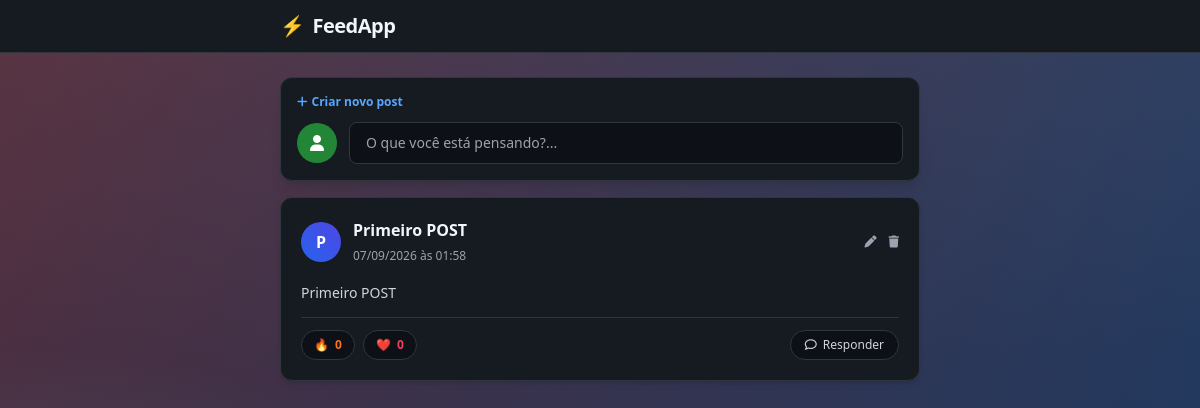
Before: /feed/ with the older database file.
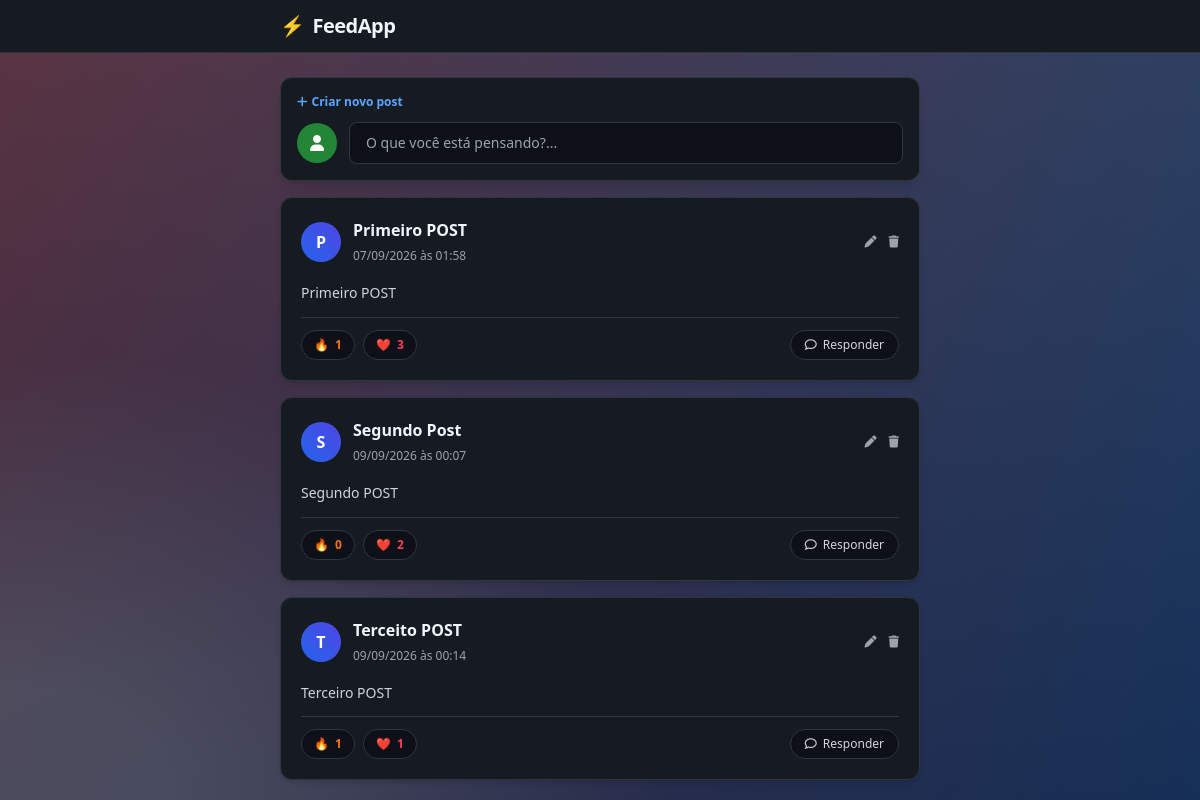
After: the same page with the newer database file.
### app/models.py (models this page shows, shortened)
class Post(models.Model):
    titulo = models.CharField(max_length=200)
    conteudo = models.TextField()
    criado_em = models.DateTimeField(auto_now_add=True)
    def total_fogo(self):
        return self.curtidas.filter(tipo='FOGO').count()
    def total_coracao(self):
        return self.curtidas.filter(tipo='CORACAO').count()

### app/views.py (the view)
# urls.py: path('feed/', PostListView.as_view(), name='post_list'),
class PostListView(ListView):
    model = Post
    template_name = 'posts/post_list.html'
    context_object_name = 'posts'

### app/templates/posts/post_list.html
{% extends 'posts/base.html' %}
{% load static %}
{% block extra_head %}
<link rel="stylesheet" href="{% static 'app/css/post_list.css' %}">
{% endblock %}
{% block content %}
<div class="bg-[#161b22] border border-[#30363d] rounded-xl p-4 space-y-3 shadow-lg">
  <div class="flex items-center justify-between text-xs text-gray-400 font-medium">
    <a href="{% url 'post_create' %}" class="text-[#58a6ff] font-semibold hover:underline flex items-center gap-1">
      <i class="fa-solid fa-plus"></i> Criar novo post
    </a>
  </div>
  <div class="flex items-center gap-3">
    <div class="w-10 h-10 rounded-full bg-[#238636] flex items-center justify-center text-white font-bold flex-shrink-0">
      <i class="fa-solid fa-user"></i>
    </div>
    <a href="{% url 'post_create' %}" class="w-full bg-[#0d1117] border border-[#30363d] hover:border-[#58a6ff] transition text-gray-400 rounded-lg py-2.5 px-4 text-sm">
      O que você está pensando?...
    </a>
  </div>
</div>
<div class="space-y-4 mt-4">
  {% for post in posts %}
    <div class="bg-[#161b22] border border-[#30363d] rounded-xl p-5 space-y-3 relative group shadow-md hover:border-[#484f58] transition">
      <div class="flex items-center justify-between">
        <div class="flex items-center gap-3">
          <div class="w-10 h-10 rounded-full bg-gradient-to-tr from-blue-600 to-indigo-600 flex items-center justify-center text-white font-bold shadow-sm">
            {{ post.titulo|slice:":1"|upper }}
          </div>
          <div>
            <a href="{% url 'post_detail' post.pk %}" class="font-semibold text-[#f0f6fc] text-base hover:text-[#58a6ff] transition block">
              {{ post.titulo }}
            </a>
            <span class="text-xs text-gray-400">{{ post.criado_em|date:"d/m/Y \à\s H:i" }}</span>
          </div>
        </div>
        <div class="flex gap-3 text-gray-400 text-xs">
          <a href="{% url 'post_update' post.pk %}" class="hover:text-[#58a6ff] transition title="Editar""><i class="fa-solid fa-pen"></i></a>
          <a href="{% url 'post_delete' post.pk %}" class="hover:text-[#ff7b72] transition" title="Excluir"><i class="fa-solid fa-trash"></i></a>
        </div>
      </div>
      <p class="text-sm text-gray-300 leading-relaxed pt-1">
        {{ post.conteudo }}
      </p>
      <div class="flex items-center gap-2 pt-3 border-t border-[#30363d]">
        <a href="{% url 'curtir_post' post.pk 'fogo' %}" class="flex items-center gap-1.5 bg-[#0d1117] border border-[#30363d] hover:border-[#f97316] hover:bg-[#1f1915] transition px-3 py-1.5 rounded-full text-xs font-semibold text-gray-200">
          🔥 <span class="text-[#f97316] font-bold">{{ post.total_fogo }}</span>
        </a>
        <a href="{% url 'curtir_post' post.pk 'coracao' %}" class="flex items-center gap-1.5 bg-[#0d1117] border border-[#30363d] hover:border-[#f43f5e] hover:bg-[#201519] transition px-3 py-1.5 rounded-full text-xs font-semibold text-gray-200">
          ❤️ <span class="text-[#f43f5e] font-bold">{{ post.total_coracao }}</span>
        </a>
        <a href="{% url 'post_detail' post.pk %}" class="flex items-center gap-1.5 bg-[#0d1117] border border-[#30363d] hover:border-[#58a6ff] transition px-3.5 py-1.5 rounded-full text-xs text-gray-300 font-medium ml-auto">
          <i class="fa-regular fa-comment"></i> Responder
        </a>
      </div>
    </div>
  {% empty %}
    <div class="bg-[#161b22] border border-[#30363d] rounded-xl p-8 text-center text-gray-400 text-sm shadow-md">
      Nenhum post publicado ainda. Seja o primeiro a compartilhar algo!
    </div>
  {% endfor %}
</div>
{% endblock %}

### app/templates/posts/base.html (shortened to what this page needs)
{% load static %}
<!DOCTYPE html>
<html lang="pt-br">
<head>
    <script src="https://cdn.tailwindcss.com"></script>
    <link rel="stylesheet" href="https://cdnjs.cloudflare.com/ajax/libs/font-awesome/6.4.0/css/all.min.css">
    {% block extra_head %}{% endblock %}
</head>
<body class="bg-[#0d1117] text-[#f0f6fc] min-h-screen font-sans antialiased">
    <header class="bg-[#161b22] border-b border-[#30363d] sticky top-0 z-50">
        <div class="max-w-2xl mx-auto px-4 py-3 flex items-center justify-between">
            <a href="{% url 'post_list' %}" class="text-xl font-bold tracking-tight text-[#f0f6fc] flex items-center gap-2">
                <span class="text-[#58a6ff]">⚡</span> FeedApp
            </a>
        </div>
    </header>
    <main class="max-w-2xl mx-auto px-4 py-6">
        {% block content %}
        {% endblock %}
    </main>
</body>
</html>

### app/static/app/css/post_list.css (style rules this page uses)
body { width: 100%; height: 100%; font-family: "Open Sans", sans-serif; background: #092756; background: -moz-radial-gradient( 0% 100%, ellipse cover, rgba(104, 128, 138, 0.4) 10%, rgba(138, 114, 76, 0) 40% ), -moz-linear-gradient( top, rgba(57, 173, 219, 0.25) 0%, rgba(42, 60, 87, 0.4) 100% ), -moz-linear-gradient(-45deg, #670d10 0%, #092756 100%); background: -webkit-radial-gradient( 0% 100%, ellipse cover, rgba(104, 128, 138, 0.4) 10%, rgba(138, 114, 76, 0) 40% ), -webkit-linear-gradient( top, rgba(57, 173, 219, 0.25) 0%, rgba(42, 60, 87, 0.4) 100% ), -webkit-linear-gradient(-45deg, #670d10 0%, #092756 100%); background: -o-radial-gradient( 0% 100%, ellipse cover, rgba(104, 128, 138, 0.4) 10%, rgba(138, 114, 76, 0) 40% ), -o-linear-gradient( top, rgba(57, 173, 219, 0.25) 0%, rgba(42, 60, 87, 0.4) 100% ), -o-linear-gradient(-45deg, #670d10 0%, #092756 100%); background: -ms-radial-gradient( 0% 100%, ellipse cover, rgba(104, 128, 138, 0.4) 10%, rgba(138, 114, 76, 0) 40% ), -ms-linear-gradient( top, rgba(57, 173, 219, 0.25) 0%, rgba(42, 60, 87, 0.4) 100% ), -ms-linear-gradient(-45deg, #670d10 0%, #092756 100%); background: -webkit-radial-gradient( 0% 100%, ellipse cover, rgba(104, 128, 138, 0.4) 10%, rgba(138, 114, 76, 0) 40% ), linear-gradient( to bottom, rgba(57, 173, 219, 0.25) 0%, rgba(42, 60, 87, 0.4) 100% ), linear-gradient(135deg, #670d10 0%, #092756 100%); filter: progid:DXImageTransform.Microsoft.gradient( startColorstr='#3E1D6D', endColorstr='#092756',GradientType=1 ); }

Changed rows visible on the page:
computed for Post "Primeiro POST": total_fogo "0" → "1"; total_coracao "0" → "3"
added Post: titulo "S", titulo "Segundo Post", criado_em "09/09/2026 às 00:07", conteudo "Segundo POST", total_fogo "0", total_coracao "2"
added Post: titulo "T", titulo "Terceito POST", criado_em "09/09/2026 às 00:14", conteudo "Terceiro POST", total_fogo "1", total_coracao "1"
